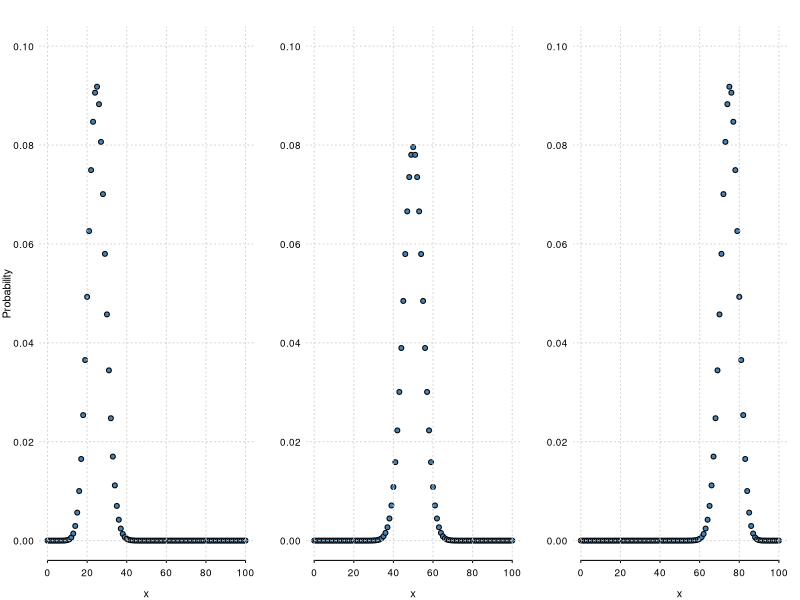

Write the R code that produced this figure.
x = 0:100
n = max(x)
p = 0.25
par(mar=c(3,3,2,1), mgp=c(2,0.4,0), tck=-.01, cex.axis=0.9, las=1, mfrow=c(1,3))
plot(x, dbinom(x, n, p),
     ylim=c(0, 0.1), frame=FALSE, axes=FALSE,
     pch=21, bg ="steelblue", ylab="Probability")
axis(1); axis(2, tick = FALSE)
grid()

p = 0.5
plot(x, dbinom(x, n, p),
     ylim=c(0, 0.1), frame=FALSE, axes=FALSE,
     pch=21, bg ="steelblue", ylab=NA)
axis(1); axis(2, tick = FALSE)
grid()

p = 0.75
plot(x, dbinom(x, n, p),
     ylim=c(0, 0.1), frame=FALSE, axes=FALSE,
     pch=21, bg ="steelblue", ylab=NA)
axis(1); axis(2, tick = FALSE)
grid()

